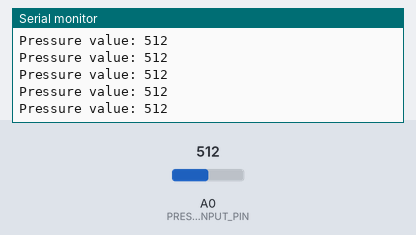
Bench run of a sketch on a simulated Arduino Uno, built with avr-gcc and run on an emulated ATmega328P. Parts: the last lines printed to the serial monitor. Inputs (shaded band) come from the test bench; at power-on: A0 (PRESSURE_INPUT_PIN) = 512.

Above: at 1.2 s.
1.3 s: A0 (PRESSURE_INPUT_PIN) set to 716
At 1.31 s:
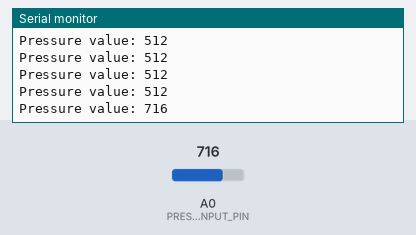
2.8 s: A0 (PRESSURE_INPUT_PIN) set to 900
At 2.82 s:
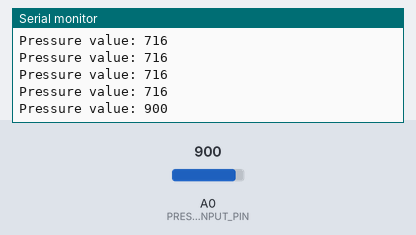
Timing chart, 0 to 5.8 s (numbered marks = the images above; inputs shaded):
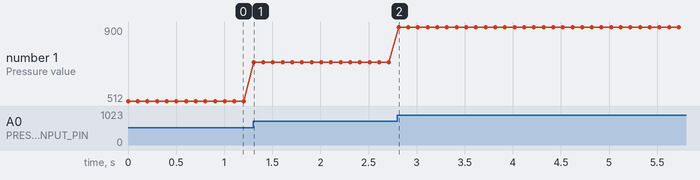

The sketch:

pressuresensortester.ino
```cpp
#define PRESSURE_INPUT_PIN  0 // set the input for the input to analog pin 0

void setup(){
    Serial.begin(115200);
}

void loop(){
  int pressure_min = analogRead(PRESSURE_INPUT_PIN); // value is 0-1023
  Serial.print("Pressure value: ");
  Serial.println(pressure_min);

  delay(100);


}
```

Measured:
- after the input at 1.3 s, the serial monitor: prints a new line at once (image 1)
- after the input at 2.8 s, the serial monitor: prints a new line at once (image 2)
- plotted number 1: 512 → 716 after the input at 1.3 s, 716 → 900 after the input at 2.8 s
